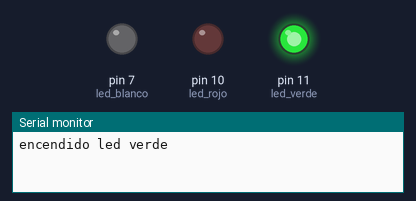
Simulated run of this sketch. Board: Arduino Uno, built with avr-gcc and run on an emulated ATmega328P. Shown: output pins drawn as LEDs (lit = HIGH), the last lines printed to the serial monitor.

Above: at 0.1 s.
At 1.1 s:
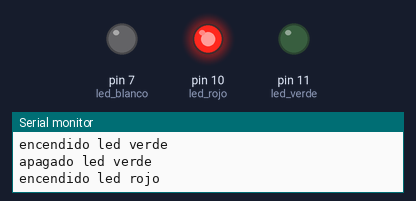
At 9.1 s:
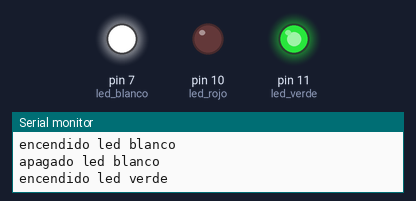
At 19.1 s:
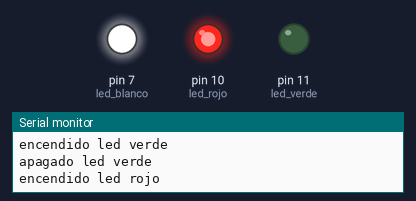
At 38.1 s:
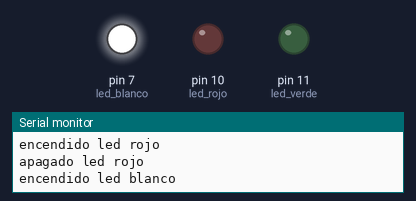
Timing chart, 0 to 40.0 s (numbered marks = the images above):
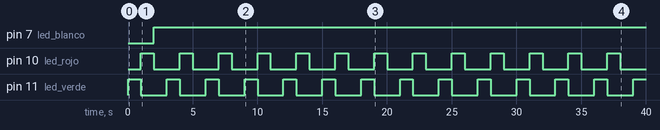

Measured:
- by itself, pin 7 (led_blanco): LOW → HIGH at 2.0 s
- by itself, pin 10 (led_rojo), pin 11 (led_verde): alternates HIGH for 1.0 s and LOW for 2.0 s

The sketch:

ej1_3_led.ino
```cpp
//Colazo Florencia, Gimenez Veronica, Grasso Natasha, Larrechart Paula, Pereyra Maria Eugenia, Roude Marisa

#define led_verde 11
#define led_rojo 10
#define led_blanco 7

void setup() {
  pinMode(led_verde, OUTPUT);
  pinMode(led_rojo, OUTPUT);
  pinMode(led_blanco, OUTPUT);
  Serial.begin(9600);
}

void loop() {
  Serial.println("encendido led verde");
  digitalWrite(led_verde, HIGH);
  delay(1000);
  Serial.println("apagado led verde");
  digitalWrite(led_verde, LOW);

  Serial.println("encendido led rojo");
  digitalWrite(led_rojo, HIGH);
  delay(1000);
  Serial.println("apagado led rojo");
  digitalWrite(led_rojo, LOW);

  Serial.println("encendido led blanco");
  digitalWrite(led_blanco, HIGH);
  delay(1000);
  Serial.println("apagado led blanco");

}
```
